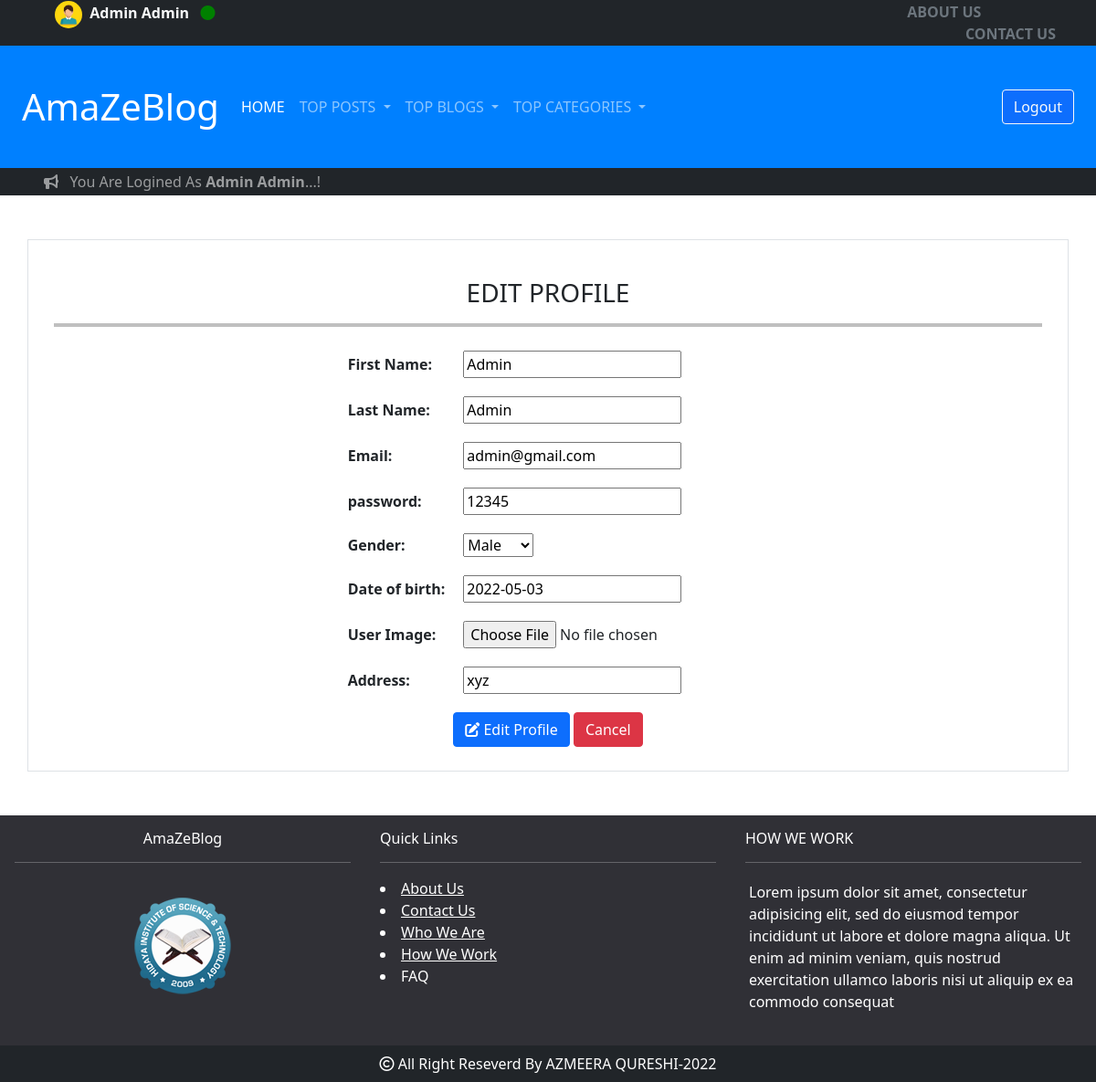
The app's page /edit-user.php?user_id=1 (signed in) with its own data.
### tables this page shows
CREATE TABLE `user` (
  `user_id` int(11) NOT NULL AUTO_INCREMENT,
  `role_id` int(11) DEFAULT 2,
  `first_name` varchar(50) NOT NULL,
  `last_name` varchar(50) NOT NULL,
  `email` varchar(50) DEFAULT NULL,
  `password` varchar(20) NOT NULL,
  `gender` enum('Male','Female') DEFAULT NULL,
  `date_of_birth` date DEFAULT NULL,
  `user_image` text DEFAULT NULL,
  `address` text DEFAULT NULL,
  `is_approved` varchar(30) DEFAULT 'Pending',
  `is_active` varchar(30) DEFAULT NULL,
  `created_at` timestamp NOT NULL DEFAULT current_timestamp() ON UPDATE current_timestamp(),
  `updated_at` timestamp NULL DEFAULT NULL,
  PRIMARY KEY (`user_id`),
  KEY `role_id` (`role_id`),
  CONSTRAINT `user_ibfk_1` FOREIGN KEY (`role_id`) REFERENCES `role` (`role_id`) ON DELETE CASCADE ON UPDATE CASCADE
);

### edit-user.php (the view, shortened to what this page needs)
<!DOCTYPE html>
<html>
<head>
</head>
<body>
<?php
require_once("header.php");
require_once("require/connection.php");
?>
<div class="container mt-5 border border-1">
  <div class="row m-3 g-0">
    <div class="col-md-12 col-sm-12">
    <?php
    $query= "SELECT * FROM USER WHERE user_id=".$_REQUEST['user_id']." ";
    $result= mysqli_query($connection,$query);
    if ($result) {
      while ($user=mysqli_fetch_assoc($result)) {
  ?>
      <center>
      <table cellpadding="10">
					<tr >
					<h3 style="padding-top: 25px;"> EDIT PROFILE </h3>
					<hr style="width:100%; height:4px; background-color: black" >					</tr>
					<tr>
						<td><b>First Name: </b></td>
						<td><input type="text" id="first_name" name="first_name" value="<?= $user['first_name']?>"></td>
					</tr>
					<tr>
						<td><b>Last Name: </b></td>
						<td><input type="text" id="last_name" value="<?= $user['last_name']?>"></td>
					</tr>
					<tr>
						<td><b>Email: </b></td>
						<td><input type="text" id="email" value="<?= $user['email']?>"></td>
					</tr>
					<tr>
						<td><b>password: </b></td>
						<td><input type="text" name="password" value="<?= $user['password']?>"></td>
					</tr>
					<tr>
						<td><b>Gender: </b></td>
						<td><select id="gender"><option value="Male">Male</option>
							<option value="Female">Female</option></select></td>
					</tr>
					<tr>
						<td><b>Date of birth: </b></td>
						<td><input type="text" id="date_of_birth" value="<?= $user['date_of_birth']?>"></td>
					</tr>
					<tr>
						<td><b>User Image: </b></td>
						<td><input type="file" id="user_image" value="<?= $user['user_image']?>"></td>
					</tr>
					<tr>
						<td><b>Address: </b></td>
						<td><input type="text" id="address" value="<?= $user['address']?>"></td>
					</tr>
					<tr>
						<td colspan="2" align="center">
    <a href="update-user.php?user_id=<?php echo $user['user_id'] ?>&first_name=<?php echo $user['first_name'] ?>&last_name=<?php echo $user['last_name'] ?>&email=<?php echo $user['email'] ?>&password=<?php echo $user['password'] ?>&date_of_birth=<?php echo $user['date_of_birth'] ?>&user_image=<?php echo $user['user_image'] ?>&gender=<?php echo $user['gender'] ?>&address=<?php echo $user['address'] ?>" class="card-link"><button class="actions btn btn-primary" title="Edit"  ><i class='fas fa-edit' ></i> Edit Profile</button></a>
							<a href="user-profile.php"><button  onclick="cancel()" class="btn btn-danger">Cancel</button></a>
						</td>
					</tr>
				</table>
					</center>
      <?php
    }
  }
    ?>
    </div>
  </div>
</div>
<?php
require_once 'footer.php';
 ?>
</body>
</html>

### records on screen
user: first_name "Admin", last_name "Admin", email "admin@gmail.com", password "12345", date_of_birth "2022-05-03", address "xyz"

### other values on screen
$_SESSION['user']['first_name'] "Admin"
$_SESSION['user']['last_name'] "Admin"
